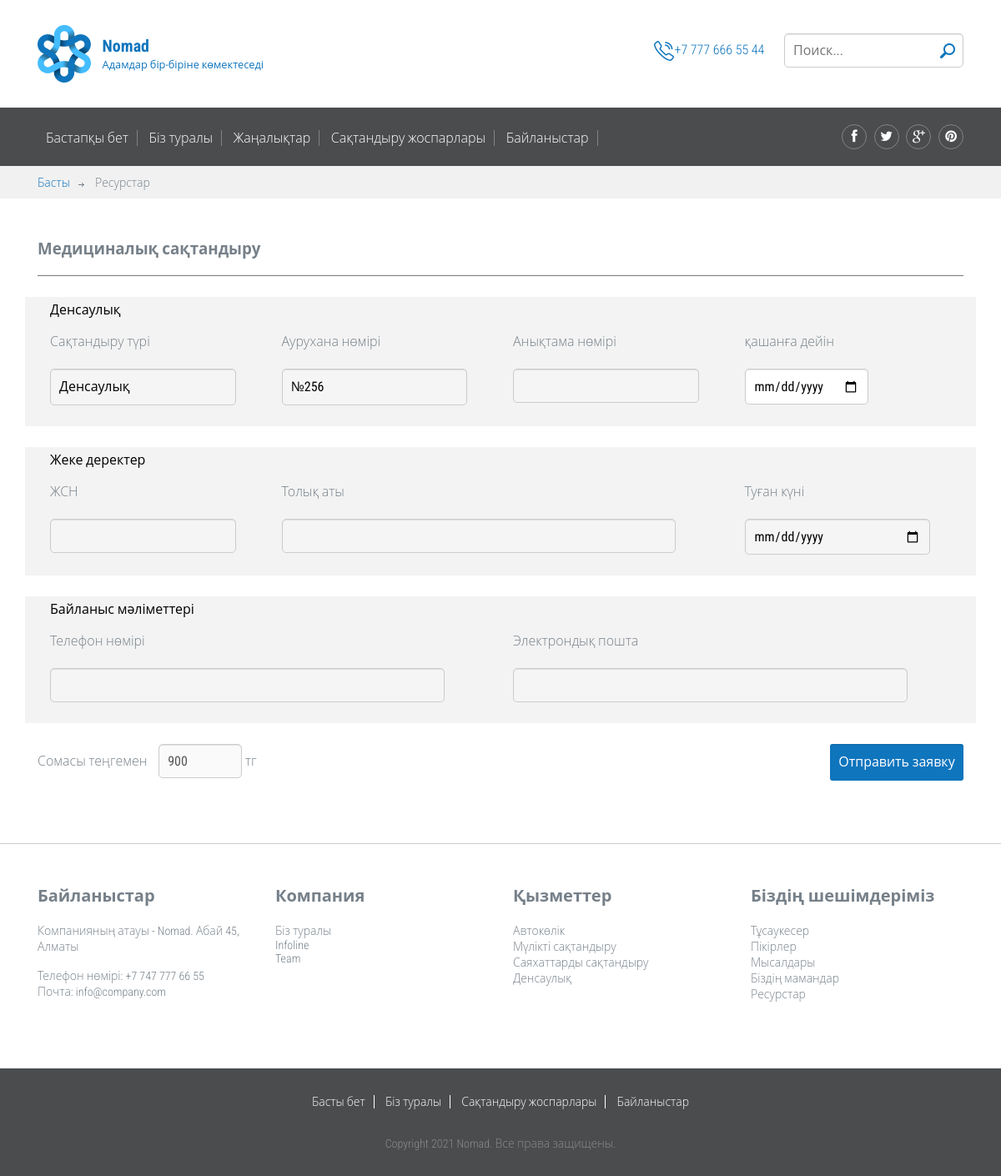
Screenshot of //insurance/add/1 with the database file from the repository.
### mainsite/models.py (models this page shows, shortened)
class Insurance(models.Model):
    name = models.CharField(max_length=255)
    doc1 = models.CharField(max_length=255, null=True)
    doc2 = models.CharField(max_length=255, null=True)
    doc3 = models.CharField(max_length=255, null=True)
    price = models.IntegerField(default=0)

### mainsite/views.py (the view, shortened to what this page needs)
# urls.py: path('/insurance/add/<int:insurance_id>', views.add_issue, name='add-issue'),
def add_issue(request, insurance_id: int):
    print(request.POST)
    upload = IssueCreate()
    insurance = Insurance.objects.get(pk=insurance_id)
    cities = City.objects.all()
    list = {}
    title = ""
    title1 = ""
    today = str(date.today())
    if insurance_id == 2:
        title = "Көлік сақтандыру"
        title1 = "Автокөлік"
        list = TypeCar.objects.all()
    elif insurance_id == 1:
        title = "Медициналық сақтандыру"
        title1 = "Денсаулық"
        list = Hospital.objects.all()
    context = {'insurance': insurance, 'list': list, 'city': cities, 'title': title, 'title1': title1, 'today': today}
    html_template = loader.get_template('main-site/add-issue.html')
    return HttpResponse(html_template.render(context, request))

### core/templates/main-site/add-issue.html (shortened to what this page needs)
{% extends "./base.html" %}
{% block content %}
			<main class="main-content">
				<div class="breadcrumbs">
					<div class="container">
						<a href="{% url 'home' %}">Басты</a>
						<span>Ресурстар</span>
					</div>
				</div>
				<div class="page">
					<div class="container">
                        <h3>{{ title }}</h3>
                        <hr>
                        <form method="POST">
                            <div class="row" style="padding-left: 30px;background-color: #F3F3F3">
                                <p style="font-weight: bolder; color: black">{{ title1 }}</p>
                                <div class="row" style="width: 100%; margin-top: -10px;">
                                    <div class="col-md-3">
                                        <p>Сақтандыру түрі</p>
                                        <select name="insurance" id="" style="width: 90%; background-color: whitesmoke">
                                            <option value="{{ insurance.id }}">{{ insurance.name }}</option>{#
                                        </select>
                                    </div>
                                    <div class="col-md-3">
                                      <p>{{ insurance.doc1 }}</p>
                                        <select name="doc1" id="" style="width: 90%; background-color: whitesmoke">
                                            {% for i in list %}
                                                <option value="{{ i.name }}">{{ i.name }}</option>
                                            {% endfor %}
                                        </select>
                                    </div>
                                    <div class="col-md-3">
                                        <p>{{ insurance.doc3 }}</p>
                                        <input type="text" name="doc3" style="width: 90%; background-color: whitesmoke" required>
                                    </div>
                                    <div class="col-md-3">
                                            <p>қашанға дейін</p>
                                        <input type="date" min="{{ today }}" name="dates" onchange="myFunction()" id="mySelect" required>
                                    </div>
                                </div>
                            </div>
                            <div class="row" style="padding-left: 30px;background-color: #F3F3F3">
                                <p style="font-weight: bolder; color: black">Жеке деректер</p>
                                <div class="row" style="width: 100%; margin-top: -10px;">
                                    <div class="col-md-3">
                                        <p>ЖСН</p>
                                        <input type="text" name="iin" style="width: 90%; background-color: whitesmoke" required>
                                    </div>
                                    <div class="col-md-6">
                                      <p>Толық аты</p>
                                        <input type="text" name="fio" style="width: 90%; background-color: whitesmoke" required>
                                    </div>
                                    <div class="col-md-3">
                                        <p>Туған күні</p>
                                        <input type="date" name="bday" style="width: 90%; background-color: whitesmoke" required>
                                    </div>
                                </div>
                            </div>
                            <div class="row" style="padding-left: 30px;background-color: #F3F3F3">
                                <p style="font-weight: bolder; color: black">Байланыс мәліметтері</p>
                                <div class="row" style="width: 100%; margin-top: -10px;">
                                    <div class="col-md-6">
                                      <p>Телефон нөмірі</p>
                                        <input type="text" name="phone" style="width: 90%; background-color: whitesmoke" required>
                                    </div>
                                    <div class="col-md-6">
                                        <p>Электрондық пошта</p>
                                        <input type="text" name="email" style="width: 90%; background-color: whitesmoke" required>
                                    </div>
                                </div>
                            </div>
                            <div class="row">
                                <div class="col-md-10">
                                    <label for="" style="margin-right: 10px"> Сомасы теңгемен</label>
                                    <input type="number"  name="total1"  value="{{ insurance.price}}"  id="total1" disabled style="width: 100px"> тг
                                </div>
                                <div class="col-md-2">
                                    <input type="submit" class="btn btn-danger" value="Отправить заявку" style="width: 100%;" required>
                                </div>
                            </div>
                        </form>
					</div>
				</div>
			</main>
			{% endblock content %}

### core/static/assets/main/style.css (style rules this page uses)
html { background: #fff; color: #000; -webkit-text-size-adjust: 100%; -ms-text-size-adjust: 100%; }
html, button, input, select, textarea { font-family: sans-serif; }
body { margin: 0; }
a { background: transparent; }
h3 { font-size: 1.17em; margin: 1em 0; }
button, input, select, textarea { font-family: inherit; font-size: 100%; margin: 0; vertical-align: baseline; }
button, input { line-height: normal; }
button, select { text-transform: none; }
button, html input[type="button"], input[type="reset"], input[type="submit"] { -webkit-appearance: button; cursor: pointer; }
button[disabled], input[disabled] { cursor: default; }
*, *:before, *:after { -moz-box-sizing: border-box; box-sizing: border-box; }
body { color: #768089; font-family: "Roboto Condensed", "Open Sans", sans-serif; font-size: 16px; font-weight: 300; line-height: normal; }
h1, h2, h3, h4, h5, h6 { font-weight: 700; margin: 0 0 20px; }
hr { border: none; border-bottom: 1px solid #777; }
a { text-decoration: none; color: #0f75bd; }
p { margin-top: 0; }
form input, form textarea, form select { outline: none; border: 1px solid #ccc; padding: 10px; border-radius: 5px; box-shadow: inset 0 1px 1px rgba(0, 0, 0, 0.1); }
form select { -webkit-appearance: none; -moz-appearance: none; appearance: none; }
.button, form input[type="submit"], form button, form input[type="reset"] { border: none; color: white; background: #0f75bd; padding: 10px; border-radius: 3px; display: inline-block; -webkit-transition: .3s ease; transition: .3s ease; }
.container { margin-right: auto; margin-left: auto; padding-left: 15px; padding-right: 15px; *zoom: 1; }
.container:after { content: " "; clear: both; display: block; overflow: hidden; height: 0; }
@media (min-width: 768px) { .container { width: 750px; } }
@media (min-width: 992px) { .container { width: 970px; } }
@media (min-width: 1200px) { .container { width: 1170px; } }
.row { margin-left: -15px; margin-right: -15px; *zoom: 1; }
.row:after { content: " "; clear: both; display: block; overflow: hidden; height: 0; }
.col-xs-1, .col-sm-1, .col-md-1, .col-lg-1, .col-xs-2, .col-sm-2, .col-md-2, .col-lg-2, .col-xs-3, .col-sm-3, .col-md-3, .col-lg-3, .col-xs-4, .col-sm-4, .col-md-4, .col-lg-4, .col-xs-5, .col-sm-5, .col-md-5, .col-lg-5, .col-xs-6, .col-sm-6, .col-md-6, .col-lg-6, .col-xs-7, .col-sm-7, .col-md-7, .col-lg-7, .col-xs-8, .col-sm-8, .col-md-8, .col-lg-8, .col-xs-9, .col-sm-9, .col-md-9, .col-lg-9, .col-xs-10, .col-sm-10, .col-md-10, .col-lg-10, .col-xs-11, .col-sm-11, .col-md-11, .col-lg-11, .col-xs-12, .col-sm-12, .col-md-12, .col-lg-12 { position: relative; min-height: 1px; padding-left: 15px; padding-right: 15px; }
@media (min-width: 992px) { .col-md-1, .col-md-2, .col-md-3, .col-md-4, .col-md-5, .col-md-6, .col-md-7, .col-md-8, .col-md-9, .col-md-10, .col-md-11, .col-md-12 { float: left; } }
@media (min-width: 992px) { .col-md-2 { width: 16.6666666667%; } }
@media (min-width: 992px) { .col-md-3 { width: 25%; } }
@media (min-width: 992px) { .col-md-6 { width: 50%; } }
@media (min-width: 992px) { .col-md-10 { width: 83.3333333333%; } }
.breadcrumbs { background-color: #f1f1f1; padding: 10px 0; font-size: 14px; font-size: 0.875em; }
.breadcrumbs a { margin-right: 10px; }
.breadcrumbs a:after { content: " "; width: 7px; height: 5px; background: url(images/arrow.png) no-repeat; display: inline-block; margin-left: 10px; }
.page { padding: 50px 0; }
.page p { line-height: 2; }
.page .row { margin: 25px -15px; }

### rows the page displays
Insurance: name "Денсаулық", insurance "Денсаулық", doc1 "Аурухана нөмірі", doc3 "Анықтама нөмірі", total1 "900"

### other values shown
{{ title }} "Медициналық сақтандыру"
form field doc1 "№256"
